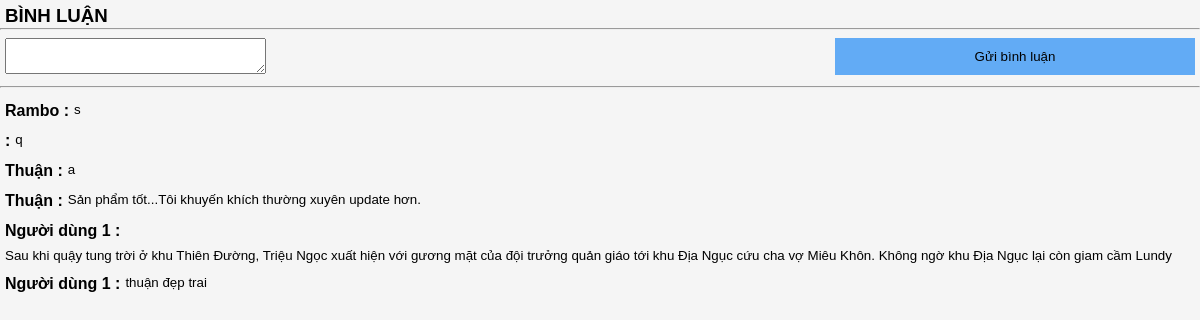
Screenshot of /controller/binhluan.php?idsp=30 (signed in) with the database file from the repository.
### tables this page shows
CREATE TABLE `comment` (
  `id` int(12) NOT NULL,
  `name` varchar(50) NOT NULL,
  `iduser` int(12) NOT NULL,
  `idsp` int(12) NOT NULL,
  `noidung` varchar(255) NOT NULL,
  `timecmt` varchar(15) DEFAULT NULL
);

### model/binhluan.php (called while the page is built, shortened)
<?php
    function showbl($idsp){
        $sql = "select * from comment where idsp='".$idsp."' order by id desc";
        $conn = connect();
        $stmt = $conn->prepare($sql);
        $stmt->setFetchMode(PDO::FETCH_ASSOC);
        $stmt->execute();
        return $stmt->fetchAll();
    }
?>

### controller/binhluan.php (the view, shortened to what this page needs)
<?php
    include_once "../model/binhluan.php";
    if(isset($_SESSION['sessionid'])&&($_SESSION['sessionid']>0)){
        $dsbl=showbl($_GET['idsp']);
?>
<!DOCTYPE html>
<html lang="en">
<head>
    <link rel="stylesheet" href="../view/css/style.css">
</head>
<body>
    <h3 class="titlecmt">BÌNH LUẬN</h3>
    <hr class="mt0">
    <form action="binhluan.php?idsp=<?=$_GET['idsp']?>" method="post">
        <textarea name="noidung" id="" cols="30" rows="2"></textarea>
        <input type="submit" value="Gửi bình luận" name="guibinhluan">
    </form>
    <hr>
    <?php
        foreach ($dsbl as $bl) {
            echo '
                <div class="boxcmt">
                    <p>'.$bl['name'].' :</p><span>'.$bl['noidung'].'</span>
                </div>
            ';
        }
    ?>
</body>
</html>
    <?php }else{
        echo "<a href='login.php' target='_parent'>Vui lòng đăng nhập để có thể comment !!!</a>";
    }?>

### view/css/style.css (style rules this page uses)
html { scroll-behavior: smooth; }
body { margin: 0px; background-color: whitesmoke; font-family: sans-serif; }
.titlecmt { margin-top: 5px; margin-left: 5px; }
.mt0 { margin-top: -18px; }
textarea { margin-left: 5px; }
input[type="submit"] { width: 30% !important; min-height: 37px; margin-right: 5px; float: right; background-color: rgb(98, 171, 245); border: none; }
.boxcmt { float: left; width: 100%; margin: 2px 0px; }
.boxcmt p { float: left; font-size: 12pt; font-weight: bold; margin-left: 5px; margin-top: 0px; margin-bottom: 0px; padding: 4px 0px; }
.boxcmt span { font-size: 10pt; float: left; padding: 4px 5px; }

### rows the page displays
comment: name "Rambo", noidung "s"
comment: noidung "q"
comment: name "Thuận", noidung "a"
comment: name "Thuận", noidung "Sản phẩm tốt...Tôi khuyến khích thường xuyên update hơn."
comment: name "Người dùng 1", noidung "Sau khi quậy tung trời ở khu Thiên Đường, Triệu Ngọc xuất hiện với gương mặt của đội trưởng quản giáo tới khu Địa Ngục cứu cha vợ Miêu Khôn. Không ngờ khu Địa Ngục lại còn giam cầm Lundy"
comment: name "Người dùng 1", noidung "thuận đẹp trai"
